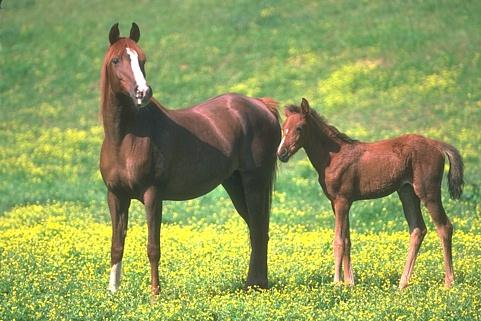
%> input picture visual2/some images/cavalos.jpg, 481 x 321 px
$ octave twoThresholds.m   (GNU Octave 9; MATLAB toolbox functions it lacks are replaced by stand-ins)
%> lines starting %> are read from the running program, lines starting %| are printed output that depends on the picture; in (x1, y1, x2, y2) boxes, pixels count from 0 and x2, y2 are one past the last pixel; in counts of white or black regions, pixels touching at a corner belong together; the program's own positions count from 1
close all

i=imread('cavalos.jpg');
%> i is the input picture: size 321x481x3 uint8; mean R, G, B 144.5, 157.7, 90.8

i=rgb2gray(i);
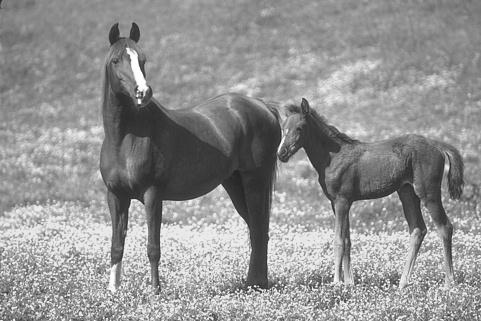
%> i: size 321x481 uint8; min 30, max 255, mean 146.1
[lines,columns]=size(i);
%> lines = 321; columns = 481

figure(1)
subplot(3,1,1); imshow(i), title('original image');
subplot(3,1,2); imhist(i), title('image histogram');

disp('select the lower threshold by inspecting the histogram');
t=input('lower threshold?');
%> the answer given: 100
disp('select the upper threshold by inspecting the histogram');
T=input('upper threshold?');
%> the answer given: 100


bin=i;

for l=1:lines
    for c=1:columns
        if i(l,c)>t
            if i(l,c)>T
                bin(l,c)=255;
            else
                bin(l,c)=128;
            end
        else
            bin(l,c)=0;
        end
    end
end
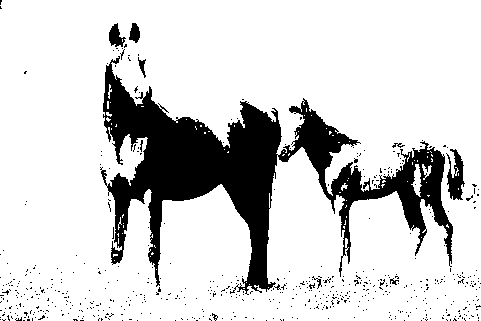
%> bin: size 321x481 uint8; 82.8% white; 584 black regions (574 under 20 px), largest, box (x1, y1, x2, y2) and area: (100, 56, 453, 295) 24134, (446, 149, 465, 200) 529, (109, 23, 126, 47) 228

subplot(3,1,3); imshow(bin), title('segmented image with 2 thresholds');
%> after `title('segmented image with 2 thresholds')`:
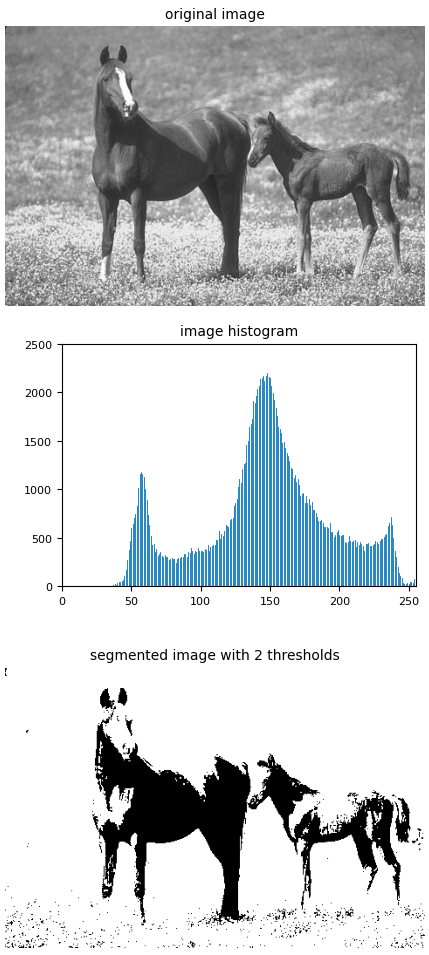
%> figure redrawn from the program's plot data, 3 panels

$ run again, with visual2/some images/LimaoPiao.JPG copied over visual2/some images/cavalos.jpg
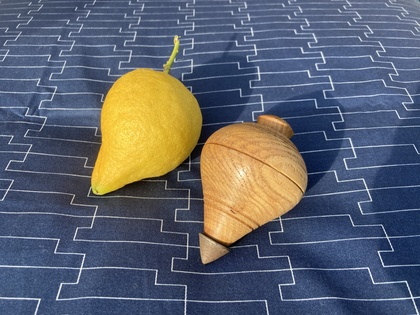
%> input picture visual2/some images/LimaoPiao.JPG, 420 x 315 px, shrunk from 4032 x 3024 before the run
%> i is the input picture: size 315x420x3 uint8; mean R, G, B 92.8, 97.3, 108.1
%> i: size 315x420 uint8
%> after the loop `for l=1:lines`:
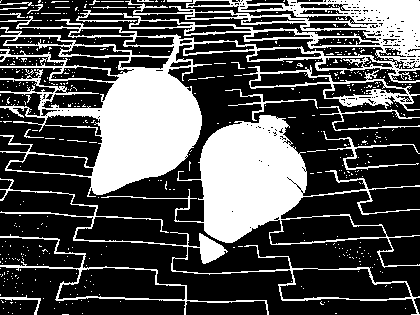
%> bin: size 315x420 uint8; 31.5% white; 537 white regions (515 under 20 px), largest, box (x1, y1, x2, y2) and area: (0, 0, 420, 197) 22613, (101, 115, 420, 268) 11265, (0, 178, 420, 315) 2289
%> `title('segmented image with 2 thresholds')`:
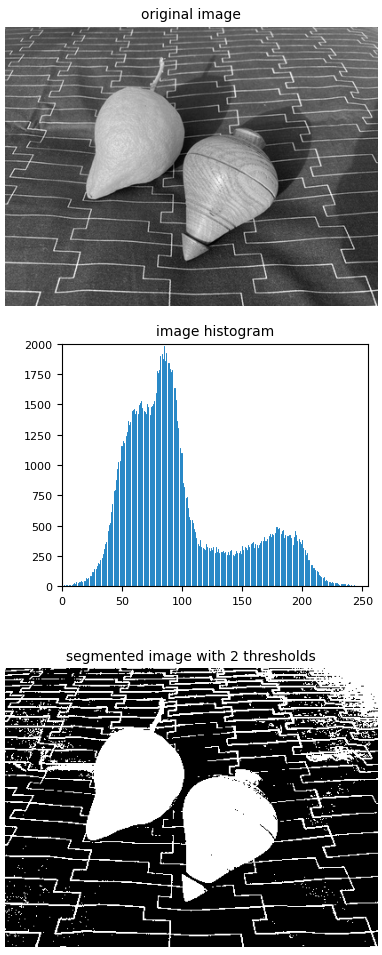
%> figure redrawn from the program's plot data, 3 panels

$ run again, with visual2/some images/alce.jpg copied over visual2/some images/cavalos.jpg
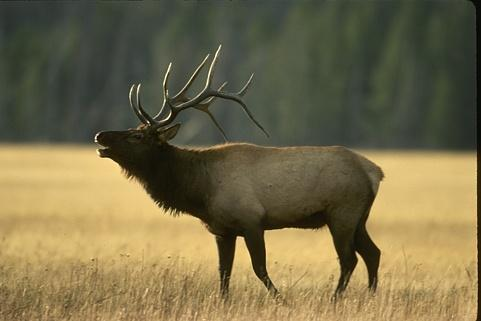
%> input picture visual2/some images/alce.jpg, 481 x 321 px
%> i is the input picture: size 321x481x3 uint8; mean R, G, B 117.3, 107.5, 73.6
%> i: size 321x481 uint8
%> after the loop `for l=1:lines`:
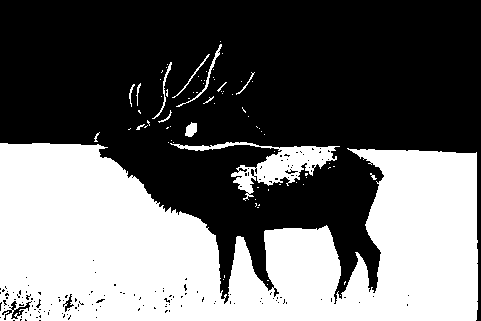
%> bin: size 321x481 uint8; 41.2% white; 78 white regions (63 under 20 px), largest, box (x1, y1, x2, y2) and area: (0, 143, 478, 321) 60106, (170, 142, 340, 201) 2618, (176, 44, 222, 107) 182
%> `title('segmented image with 2 thresholds')`:
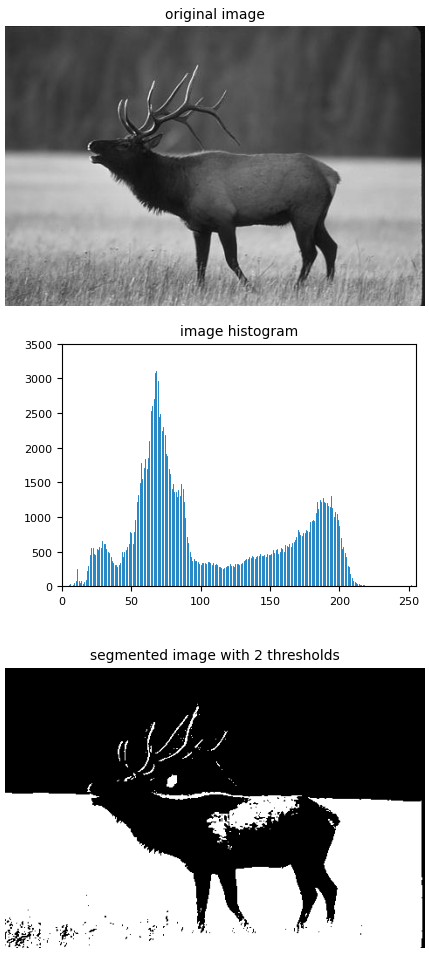
%> figure redrawn from the program's plot data, 3 panels

$ run again, with visual2/some images/avion.jpg copied over visual2/some images/cavalos.jpg
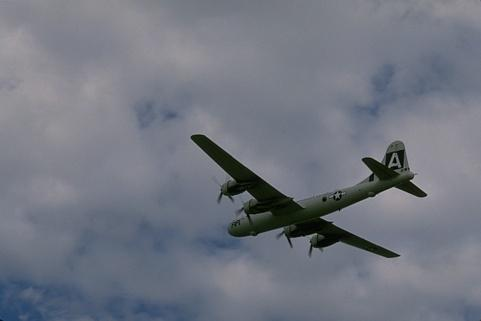
%> input picture visual2/some images/avion.jpg, 481 x 321 px
%> i is the input picture: size 321x481x3 uint8; mean R, G, B 114, 118.3, 129.3
%> i: size 321x481 uint8
%> after the loop `for l=1:lines`:
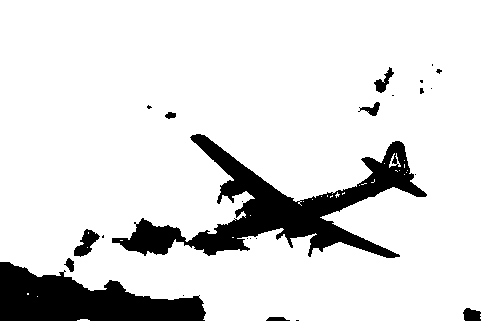
%> bin: size 321x481 uint8; 87.1% white; 24 black regions (15 under 20 px), largest, box (x1, y1, x2, y2) and area: (112, 134, 427, 258) 11383, (0, 262, 206, 321) 7312, (74, 229, 100, 257) 355
%> `title('segmented image with 2 thresholds')`:
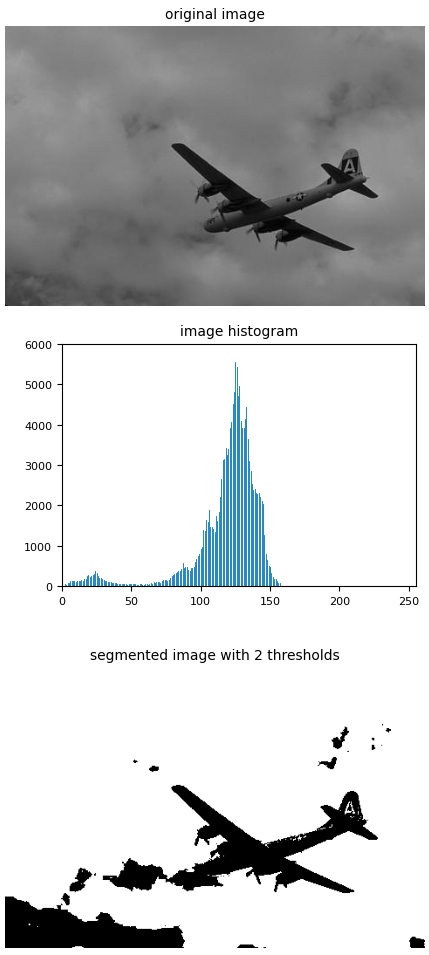
%> figure redrawn from the program's plot data, 3 panels
